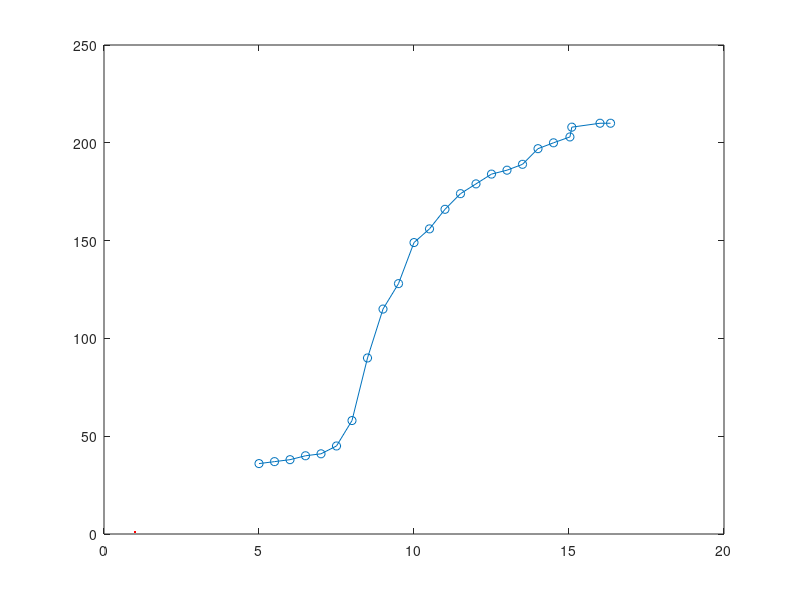

The MATLAB source for this figure: (Note: this script raises an error after producing the figure.)
cavityLength = [16.34 16.00 15.09 15.03 14.50 14.00 13.50 13.00 12.50 ...
    12.00 11.50 11.00 10.50 10.00 9.50 9.00 8.50 8.00 7.50 7.00 6.50 ...
    6.00 5.50 5.00]; 

power = [210 210 208 203 200 197 189 186 184 179 174 166 156 149 128 ...
    115 90 58 45 41 40 38 37 36];

powerError = [10 10 20 20 20 10 10 10 10 10 10 10 10 10 10 10 10 5 5 5 5 5 2 2];
lengthError = 0.01*ones(length(cavityLength),1);

plot(cavityLength, power, 'o-')
hold on 

e  = errorbar(cavityLength, power, powerError/2, powerError/2, lengthError/2, lengthError/2, 'r.');
e.LineWidth = 1.5;

ax = gca;
ax.FontSize = 18;
ax.XColor = 'k';
ax.YColor = 'k';

ax.YLabel.String = ('Power (mW)');
ax.YLabel.FontSize = 16;
ax.YLabel.FontWeight = 'bold';
ax.YLabel.Color = 'k';

ax.XLabel.String = ('Change in Cavity Length (mm)');
ax.XLabel.FontSize = 16;
ax.XLabel.FontWeight = 'bold';
ax.XLabel.Color = 'k';
ax.XLim = [4, 17];

ax.Box = 'off';
ax.LineWidth = 1.5;
ax.YGrid = 'on';
ax.XMinorTick = 'on';
ax.YMinorTick = 'on';

t = title('Power vs. Cavity Length, at end of 30cm Stability Reigon');
t.Color = 'k';
t.Interpreter = 'LaTeX';
t.FontSize = 24;